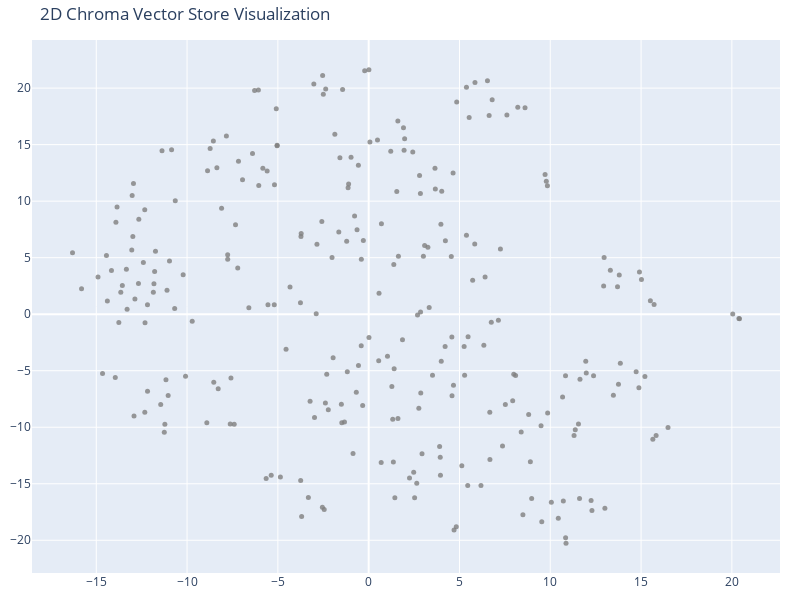

The code cell stored with this chart in its notebook:
### Code cell
## VISUALIZE THE VECTORSTORE COZ WHY NOT ##

# ---- CONFIG (important for 512MB RAM) ----
MAX_POINTS = 800   # hard cap, safe for t-SNE
TSNE_PERPLEXITY = 30

# ---- LOAD VECTORSTORE ----
chroma = PersistentClient(path=DB_NAME)
collection = chroma.get_or_create_collection(COLLECTION_NAME)

result = collection.get(include=["embeddings", "documents", "metadatas"])

embeddings = result["embeddings"]
documents = result["documents"]
metadatas = result["metadatas"]

total_points = len(embeddings)
print(f"Total vectors in DB: {total_points}")

# ---- SAMPLE (VERY IMPORTANT) ----
if total_points > MAX_POINTS:
    idx = random.sample(range(total_points), MAX_POINTS)
    vectors = np.array([embeddings[i] for i in idx])
    documents = [documents[i] for i in idx]
    metadatas = [metadatas[i] for i in idx]
else:
    vectors = np.array(embeddings)

print(f"Visualizing {len(vectors)} vectors")

# ---- COLOR MAPPING (normalize source_type) ----
def normalize_type(t):
    if t is None:
        return "unknown"
    if "table" in t:
        return "tabular"
    if "narrative" in t:
        return "narrative"
    return "other"

color_map = {
    "tabular": "red",
    "narrative": "blue",
    "policy": "green",
    "other": "gray",
    "unknown": "gray",
}

doc_types = [normalize_type(m.get("source_type")) for m in metadatas]
colors = [color_map[t] for t in doc_types]

# ---- t-SNE (safe params) ----
tsne = TSNE(
    n_components=2,
    perplexity=min(TSNE_PERPLEXITY, len(vectors) - 1),
    learning_rate=200,
    n_iter=1000,
    random_state=42,
)

reduced_vectors = tsne.fit_transform(vectors)

# ---- PLOT ----
fig = go.Figure(
    data=[
        go.Scatter(
            x=reduced_vectors[:, 0],
            y=reduced_vectors[:, 1],
            mode="markers",
            marker=dict(size=6, color=colors, opacity=0.75),
            text=[
                f"""
                <b>Type:</b> {m.get('source_type')}<br>
                <b>Pillar:</b> {m.get('audit_pillar')}<br>
                <b>Topic:</b> {m.get('primary_topic')}<br>
                <b>Page:</b> {m.get('page_number')}
                """
                for m in metadatas
            ],
            hoverinfo="text",
        )
    ]
)

fig.update_layout(
    title="2D Chroma Vector Store Visualization (t-SNE)",
    width=850,
    height=600,
    margin=dict(r=20, b=20, l=20, t=50),
)

fig.show()

### Figure 1 — Plotly figure (JSON) as saved in the notebook; plotly's stock layout.template omitted (floating-point values rounded to 4 significant figures; data arrays with more than 128 entries replaced by an {"elided": "..."} marker saying what was removed)
{"data": [{"hoverinfo": "text", "marker": {"color": {"elided": "267 str values"}, "opacity": 0.8, "size": 5}, "mode": "markers", "text": {"elided": "267 str values"}, "type": "scatter", "x": {"elided": "267 float values"}, "y": {"elided": "267 float values"}}], "layout": {"height": 600, "margin": {"b": 10, "l": 10, "r": 20, "t": 40}, "scene": {"xaxis": {"title": {"text": "x"}}, "yaxis": {"title": {"text": "y"}}}, "title": {"text": "2D Chroma Vector Store Visualization"}, "width": 800}}
